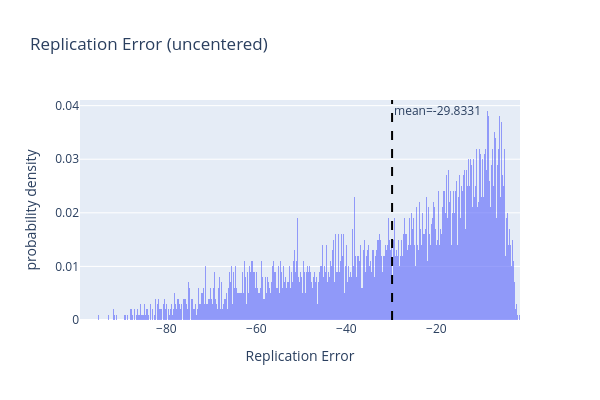

The cell this chart's notebook holds for it:
### Code cell
# Plot replication error (uncentered) using Plotly
replication_error = rep['replication_error']
mean_error = replication_error.mean()

fig = px.histogram(
    x=replication_error,
    nbins=n_paths//10,
    histnorm='probability density',
    title='Replication Error (uncentered)',
    labels={'x': 'Replication Error'},
    opacity=0.65
)
fig.add_vline(
    x=mean_error,
    line_dash="dash",
    line_color="black",
    annotation_text=f"mean={mean_error:.4f}",
    annotation_position="top right"
)
fig.update_layout(
    width=600,
    height=400,
    showlegend=False
)
fig.show()

### Figure 1 — Plotly figure (JSON) as saved in the notebook; plotly's stock layout.template omitted (floating-point values rounded to 4 significant figures; data arrays with more than 128 entries replaced by an {"elided": "..."} marker saying what was removed)
{"data": [{"bingroup": "x", "histnorm": "probability density", "hovertemplate": "Replication Error=%{x}<br>probability density=%{y}<extra></extra>", "legendgroup": "", "marker": {"color": "#636efa", "opacity": 0.65, "pattern": {"shape": ""}}, "name": "", "nbinsx": 1000, "orientation": "v", "showlegend": false, "type": "histogram", "x": {"elided": "10000 float values"}, "xaxis": "x", "yaxis": "y"}], "layout": {"annotations": [{"showarrow": false, "text": "mean=-29.8331", "x": -29.83, "xanchor": "left", "xref": "x", "y": 1, "yanchor": "top", "yref": "y domain"}], "barmode": "relative", "height": 400, "legend": {"tracegroupgap": 0}, "shapes": [{"line": {"color": "black", "dash": "dash"}, "type": "line", "x0": -29.83, "x1": -29.83, "xref": "x", "y0": 0, "y1": 1, "yref": "y domain"}], "showlegend": false, "title": {"text": "Replication Error (uncentered)"}, "width": 600, "xaxis": {"anchor": "y", "domain": [0, 1], "title": {"text": "Replication Error"}}, "yaxis": {"anchor": "x", "domain": [0, 1], "title": {"text": "probability density"}}}}
